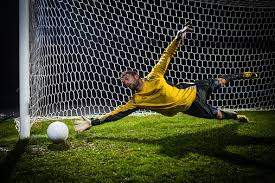
#> input picture football.jpg, 275 x 183 px
$ python post.py
#> lines starting #> are read from the running program, lines starting #| are printed output that depends on the picture; after the words box and inside, x2 and y2 are one past the last pixel; in counts of white or black regions, pixels touching at a corner belong together; long printed decimals are rounded
#> the answer given: football.jpg
import cv2
import numpy as np
import matplotlib.pyplot as plt

def cieluv(img, target):
    # Color distance in the CIELUV space
    # RGB space is not good for color detection
#> called with target = (100, 150, 50)
    img = img.astype('int')
    aR, aG, aB = img[:,:,0], img[:,:,1], img[:,:,2]
    bR, bG, bB = target
#> bR = 100; bG = 150; bB = 50
    rmean = ((aR + bR) / 2).astype('int')
    r2 = np.square(aR - bR)
    g2 = np.square(aG - bG)
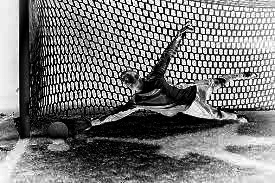
#> g2: shape (183, 275) int64; min 0, max 22500, mean 10716.8; drawn with min black and max white
    b2 = np.square(aB - bB)
    result = (((512+rmean)*r2)>>8) + 4*g2 + (((767-rmean)*b2)>>8)
    result = result.astype('float64')
    result -= result.min()
    result /= result.max()
    result *= 255
    result = result.astype('uint8')

    # skip sqrt for faster computation - just square the threshold instead
    return result

def compute_angle(x1,y1,x2,y2):
    if x2 == x1:
        return 0
    return np.arctan((y2-y1)/(x2-x1))

def compute_magnitude(x1,y1,x2,y2):
    return np.sqrt((x2-x1)**2. + (y2-y1)**2.)

def rt_degrees(rt):
    return np.array([[r, np.rad2deg(t)] for r, t in rt])

def find_lines(edges, threshold=65, minLineLength=40, maxLineGap=10):
    # probabilistic hough transform
    lines = cv2.HoughLinesP(
        edges,
        1,
        np.pi/180,
        threshold,
        minLineLength=minLineLength,
        maxLineGap=maxLineGap
    )
    if lines is None:
        return []
    lines = [(compute_magnitude(*line[0]), compute_angle(*line[0])) for line in lines]
    return lines

def detect_goalpost(
    img,

    grass_color=(100,150,50),
    grass_color_threshold=20,

    goalpost_color=(220,220,220),
    goalpost_color_threshold=5,

    median_kernel_size=5,
    morph_close_kernel_size=7,

    horizontal_line_threshold=10,
    vertical_line_threshold=10,

    debug=True):
    # remove grass color
    grass = cieluv(img, grass_color) < grass_color_threshold
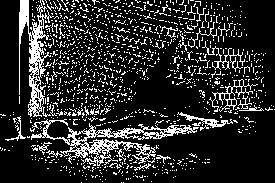
#> grass: shape (183, 275) bool; 16.9% white in thin lines or dots
#> img is the input picture: shape (183, 275, 3); mean B, G, R 46.6, 65.7, 62.9
    print(grass.shape)
#| (183, 275)
    img.flags.writeable = True
    img[grass] = [0,0,0]
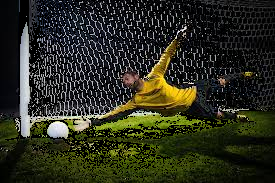
#> img: shape (183, 275, 3); 16.92% of pixels changed, all inside (x1, y1, x2, y2) = (0, 0, 275, 183)

    # extract goalpost color
    goalpost = cieluv(img, goalpost_color) < goalpost_color_threshold
#> call 2 of cieluv, with target = (220, 220, 220)
#> in cieluv (call 2), `aR, aG, aB = img[:,:,0], img[:,:,1], img[:,:,2]`:
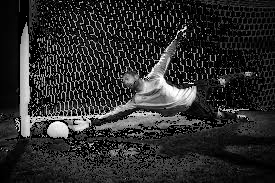
#> aB: shape (183, 275) int64; min 0, max 255, mean 44.9
#> in cieluv (call 2), `bR, bG, bB = target`: bR = 220
#> in cieluv (call 2), `rmean = ((aR + bR) / 2).astype('int')`:
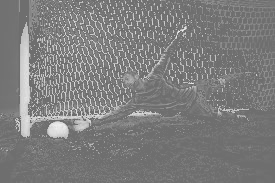
#> rmean: shape (183, 275) int64; min 110, max 237, mean 125.6
#> in cieluv (call 2), `result = (((512+rmean)*r2)>>8) + 4*g2 + (((767-rmean)*b2)>>8)`:
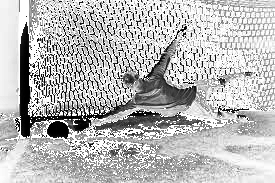
#> result: shape (183, 275) int64; min 18, max 435410, mean 315647.2; drawn with min black and max white
#> goalpost: shape (183, 275) bool; 3.2% white; 435 white regions (427 under 20 px), largest, box (x1, y1, x2, y2) and area: (21, 46, 31, 137) 494, (48, 122, 68, 136) 225, (61, 110, 83, 120) 51
    img_goalpost = goalpost.astype(bool).astype('uint8') * 255

    # clean goalpost image
    img_goalpost = cv2.medianBlur(img_goalpost, 5)
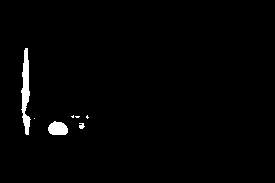
#> img_goalpost: shape (183, 275); 1.5% white; 7 white regions (4 under 20 px), largest, box (x1, y1, x2, y2) and area: (21, 48, 31, 135) 485, (48, 121, 68, 135) 222, (79, 123, 85, 129) 26
    kernel = np.ones((morph_close_kernel_size,morph_close_kernel_size),np.uint8)
    img_goalpost = cv2.morphologyEx(img_goalpost, cv2.MORPH_CLOSE, kernel)
#> img_goalpost: shape (183, 275); 1.6% white; 3 white regions, box (x1, y1, x2, y2) and area: (21, 48, 35, 135) 497, (48, 121, 68, 135) 222, (71, 115, 89, 129) 94

    # compute image density
    density = img_goalpost.mean()/255
#> density = 0.0162

    if debug:
        print('density:', density)
#| density: 0.01615
        plt.imshow(img_goalpost)
        plt.show()
    else:
        if density < 0.3:
            # detect lines
            lines = find_lines(img_goalpost)
            lines = rt_degrees(lines)
        else:
            return False # [degenerate case] too many whites - goalpost could no longer be detected

        # no lines found
        if len(lines) == 0:
            return False

        # an image has a goalpost if two perpendicular lines with 0 degrees and 90 degrees intersect
        horizontal_line = len(lines[(abs(lines[:,1]) < horizontal_line_threshold)]) > 0
        vertical_line = len(lines[(abs(abs(lines[:,1]) - 90) < vertical_line_threshold)]) > 0
        has_goalpost = horizontal_line and vertical_line
        return has_goalpost

if __name__ == '__main__':
    from tkinter.filedialog import askopenfilename
    path=askopenfilename()


    print(path, detect_goalpost(cv2.imread(path)))
